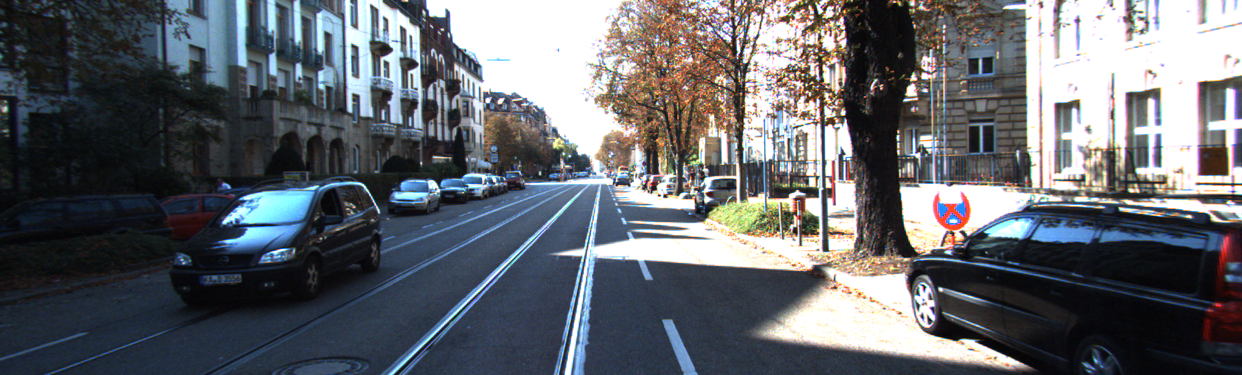
#> input picture kitti_left_raw.png, 1242 x 375 px
$ python prepare_kitti_sd.py
#> lines starting #> are read from the running program, lines starting #| are printed output that depends on the picture
"""
KITTI & Stereo Dataset Preparation Script for Micro SD Card (Renesas RA6E2)
Converts KITTI and synthetic stereo pairs into raw 8-bit uncompressed binary files (.BIN)
formatted with 8.3 filenames for FAT32 Micro SD cards.
"""

import os
import sys
import numpy as np
from PIL import Image

OUT_DIR_128 = os.path.join("sd_card_content", "STEREO")
OUT_DIR_64  = os.path.join("sd_card_content", "STEREO64")
CONFIG_PATH = os.path.join("sd_card_content", "CONFIG.TXT")
README_PATH = os.path.join("sd_card_content", "README.TXT")

os.makedirs(OUT_DIR_128, exist_ok=True)
os.makedirs(OUT_DIR_64, exist_ok=True)

def save_pair(img_left, img_right, frame_idx, desc=""):
    # 1. 128x128 Export (16,384 bytes each)
    l_128 = img_left.resize((128, 128), Image.Resampling.BILINEAR)
    r_128 = img_right.resize((128, 128), Image.Resampling.BILINEAR)
    arr_l128 = np.array(l_128, dtype=np.uint8)
    arr_r128 = np.array(r_128, dtype=np.uint8)

    file_l128 = os.path.join(OUT_DIR_128, f"L{frame_idx:04d}.BIN")
    file_r128 = os.path.join(OUT_DIR_128, f"R{frame_idx:04d}.BIN")
    arr_l128.tofile(file_l128)
    arr_r128.tofile(file_r128)

    # 2. 64x64 Export (4,096 bytes each)
    l_64 = img_left.resize((64, 64), Image.Resampling.BILINEAR)
    r_64 = img_right.resize((64, 64), Image.Resampling.BILINEAR)
    arr_l64 = np.array(l_64, dtype=np.uint8)
    arr_r64 = np.array(r_64, dtype=np.uint8)

    file_l64 = os.path.join(OUT_DIR_64, f"L{frame_idx:04d}.BIN")
    file_r64 = os.path.join(OUT_DIR_64, f"R{frame_idx:04d}.BIN")
    arr_l64.tofile(file_l64)
    arr_r64.tofile(file_r64)

    print(f"[{frame_idx:02d}] Generated Frame {frame_idx:04d}: {desc}")
    print(f"     -> 128x128: {file_l128} ({len(arr_l128.tobytes())} B), {file_r128}")
    print(f"     -> 64x64  : {file_l64} ({len(arr_l64.tobytes())} B), {file_r64}")

def main():
    print("=" * 70)
    print("  PREPARING STEREO DATASET FILES FOR 32GB MICRO SD CARD (FAT32)")
    print("=" * 70)

    frame_count = 0

    # -------------------------------------------------------------------------
    # 1. Process Real KITTI Raw Stereo Image Pair (kitti_left_raw.png / kitti_right_raw.png)
    # -------------------------------------------------------------------------
    if os.path.exists("kitti_left_raw.png") and os.path.exists("kitti_right_raw.png"):
        raw_l = Image.open("kitti_left_raw.png").convert("L")
        raw_r = Image.open("kitti_right_raw.png").convert("L")
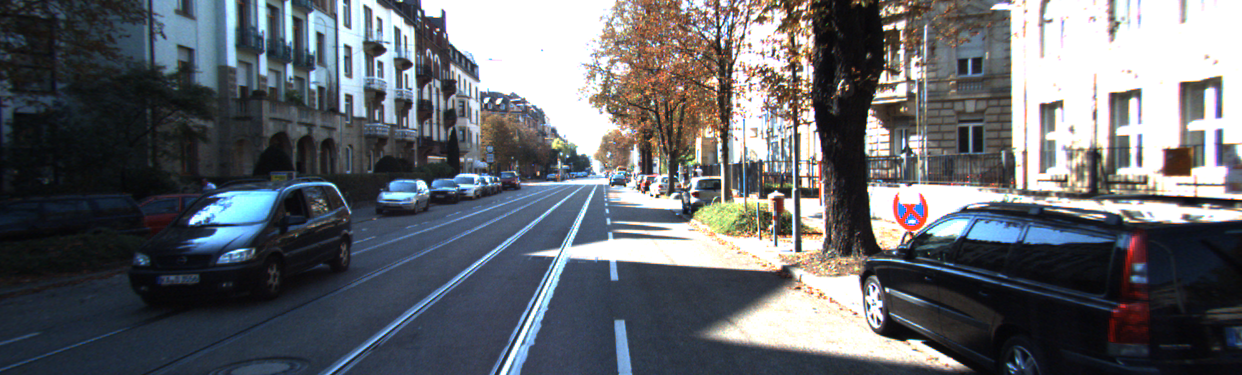
#> input picture kitti_right_raw.png, 1242 x 375 px
        w, h = raw_l.size  # (1242, 375)
#> w = 1242; h = 375

        # Frame 0: Full scene scaled down
        save_pair(raw_l, raw_r, frame_count, "KITTI Raw Highway Scene (Global Full-Field)")
#|      -> 128x128: sd_card_content/STEREO/L0000.BIN (16384 B), sd_card_content/STEREO/R0000.BIN
#|      -> 64x64  : sd_card_content/STEREO64/L0000.BIN (4096 B), sd_card_content/STEREO64/R0000.BIN
        frame_count += 1

        # Frame 1: Center vehicle crop (crop center 375x375 region)
        c_x = (w - h) // 2
#> c_x = 433
        crop_l = raw_l.crop((c_x, 0, c_x + h, h))
        crop_r = raw_r.crop((c_x, 0, c_x + h, h))
        save_pair(crop_l, crop_r, frame_count, "KITTI Raw Center Vehicle Crop (Target Car Ahead)")
#|      -> 128x128: sd_card_content/STEREO/L0001.BIN (16384 B), sd_card_content/STEREO/R0001.BIN
#|      -> 64x64  : sd_card_content/STEREO64/L0001.BIN (4096 B), sd_card_content/STEREO64/R0001.BIN
        frame_count += 1

        # Frame 2: Left sector road / cyclist focus
        crop_l = raw_l.crop((100, 0, 100 + h, h))
        crop_r = raw_r.crop((100, 0, 100 + h, h))
        save_pair(crop_l, crop_r, frame_count, "KITTI Raw Left Sector Crop (Sidewalk / Pedestrian)")
#> call 3 of save_pair, with frame_idx = 2
#> in save_pair (call 3), `r_64 = img_right.resize((64, 64), Image.Resampling.BILINEAR)`:
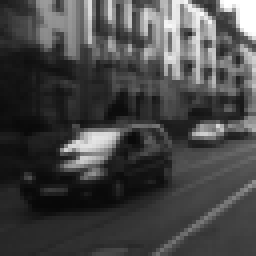
#> r_64: PIL image 64x64 L (shown 4 times larger); min 8, max 255, mean 70.9
#|      -> 128x128: sd_card_content/STEREO/L0002.BIN (16384 B), sd_card_content/STEREO/R0002.BIN
#|      -> 64x64  : sd_card_content/STEREO64/L0002.BIN (4096 B), sd_card_content/STEREO64/R0002.BIN
        frame_count += 1

        # Frame 3: Right sector road / guard rail focus
        crop_l = raw_l.crop((w - h - 100, 0, w - 100, h))
        crop_r = raw_r.crop((w - h - 100, 0, w - 100, h))
        save_pair(crop_l, crop_r, frame_count, "KITTI Raw Right Sector Crop (Guard Rail / Traffic)")
#> call 4 of save_pair, with frame_idx = 3
#> in save_pair (call 4), `l_64 = img_left.resize((64, 64), Image.Resampling.BILINEAR)`:
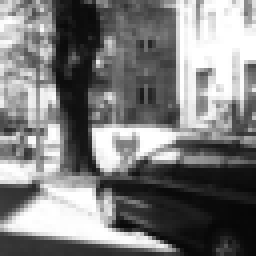
#> l_64: PIL image 64x64 L (shown 4 times larger); min 6, max 255, mean 123.7
#> in save_pair (call 4), `r_64 = img_right.resize((64, 64), Image.Resampling.BILINEAR)`:
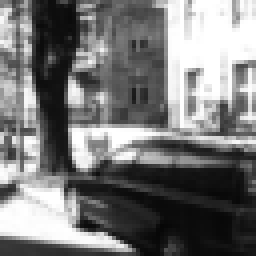
#> r_64: PIL image 64x64 L (shown 4 times larger); min 6, max 255, mean 119
#|      -> 128x128: sd_card_content/STEREO/L0003.BIN (16384 B), sd_card_content/STEREO/R0003.BIN
#|      -> 64x64  : sd_card_content/STEREO64/L0003.BIN (4096 B), sd_card_content/STEREO64/R0003.BIN
        frame_count += 1

    # -------------------------------------------------------------------------
    # 2. Process Multi-Object Collision Radar Approach Video (Frames 1 to 5)
    # -------------------------------------------------------------------------
    approach_descriptions = [
        "Multi-Object Approach t=1s: Obstacle @ 90.0 cm -> SAFE (LEDs OFF)",
        "Multi-Object Approach t=2s: Obstacle @ 75.0 cm -> APPROACH (1 Hz Slow Blink)",
        "Multi-Object Approach t=3s: Obstacle @ 64.3 cm -> CAUTION (2 Hz Medium Blink)",
        "Multi-Object Approach t=4s: Obstacle @ 45.0 cm -> WARNING (4 Hz Rapid Strobe)",
        "Multi-Object Approach t=5s: Obstacle @ 30.0 cm -> EMERGENCY STOP (SOLID ALARM)"
    ]

    for i in range(1, 6):
        fl = f"frame_{i}_left.png"
        fr = f"frame_{i}_right.png"
        if os.path.exists(fl) and os.path.exists(fr):
            img_l = Image.open(fl).convert("L")
            img_r = Image.open(fr).convert("L")
            desc = approach_descriptions[i - 1]
            save_pair(img_l, img_r, frame_count, desc)
            frame_count += 1

    # -------------------------------------------------------------------------
    # 3. Process Static Board Benchmark Pair (left_board.png / right_board.png)
    # -------------------------------------------------------------------------
    if os.path.exists("left_board.png") and os.path.exists("right_board.png"):
        img_l = Image.open("left_board.png").convert("L")
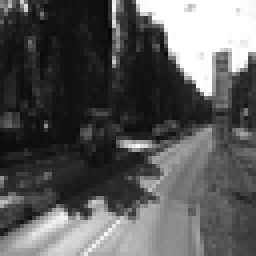
#> input picture left_board.png, 64 x 64 px (shown 4 times larger)
#> img_l is the input picture: PIL image 64x64 L; min 7, max 255, mean 88.6
        img_r = Image.open("right_board.png").convert("L")
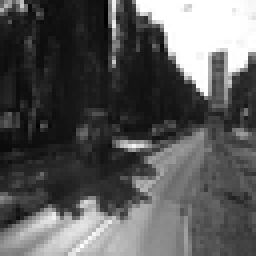
#> input picture right_board.png, 64 x 64 px (shown 4 times larger)
#> img_r is the input picture: PIL image 64x64 L; min 0, max 255, mean 88.4
        save_pair(img_l, img_r, frame_count, "Static Calibration Board Benchmark Pair")
#> in save_pair (call 5), `r_128 = img_right.resize((128, 128), Image.Resampling.BILINEAR)`:
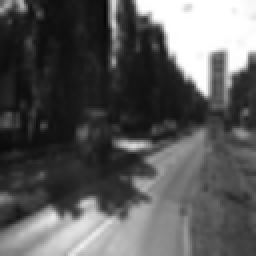
#> r_128: PIL image 128x128 L (shown 2 times larger); min 5, max 255, mean 88.6
#|      -> 128x128: sd_card_content/STEREO/L0004.BIN (16384 B), sd_card_content/STEREO/R0004.BIN
#|      -> 64x64  : sd_card_content/STEREO64/L0004.BIN (4096 B), sd_card_content/STEREO64/R0004.BIN
        frame_count += 1

    # -------------------------------------------------------------------------
    # 4. Generate CONFIG.TXT for SD Card
    # -------------------------------------------------------------------------
    with open(CONFIG_PATH, "w") as f:
        f.write("# RA6E2 Stereo Vision SD Card Configuration\n")
        f.write(f"FRAMES={frame_count}\n")
        f.write("WIDTH=128\n")
        f.write("HEIGHT=128\n")
        f.write("FPS=1\n")
        f.write("CALIB_K=450.0\n")
        f.write("MAX_DISPARITY=16\n")

    # -------------------------------------------------------------------------
    # 5. Generate README.TXT for SD Card
    # -------------------------------------------------------------------------
    with open(README_PATH, "w") as f:
        f.write("=================================================================\n")
        f.write("RENESAS FPB-RA6E2 STEREO VISION & COLLISION RADAR DATASET (32GB SD)\n")
        f.write("=================================================================\n\n")
        f.write("DIRECTORIES:\n")
        f.write("  /STEREO/   -> 128x128 Raw 8-bit Grayscale Binary Images (16 KB each)\n")
        f.write("  /STEREO64/ -> 64x64 Raw 8-bit Grayscale Binary Images (4 KB each)\n\n")
        f.write("FILE NAMING:\n")
        f.write("  L0000.BIN = Left Camera Frame 0\n")
        f.write("  R0000.BIN = Right Camera Frame 0\n")
        f.write("  ...\n")
        f.write(f"  Total Frames: {frame_count}\n\n")
        f.write("INSTRUCTIONS:\n")
        f.write("  1. Format your 32 GB Micro SD card as FAT32.\n")
        f.write("  2. Copy the STEREO folder, STEREO64 folder, and CONFIG.TXT directly to the root of the SD card.\n")
        f.write("  3. Insert the Micro SD card into the SPI adapter connected to FPB-RA6E2.\n")

    print("\n" + "=" * 70)
    print(f"SUCCESS: Generated {frame_count} stereo pairs in 'sd_card_content/'")
    print(f"  -> {OUT_DIR_128} (128x128)")
    print(f"  -> {OUT_DIR_64} (64x64)")
    print(f"  -> {CONFIG_PATH}")
    print(f"  -> {README_PATH}")
    print("=" * 70)

if __name__ == "__main__":
    main()
